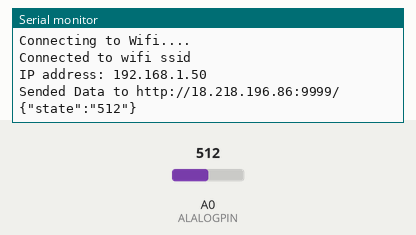
Bench run of a sketch on a simulated ESP8266 (NodeMCU). On the bench: the last lines printed to the serial monitor. The test bench sets the inputs (shaded band); at power-on: A0 (ALALOGPIN) = 512. WiFi joins after 1.5 s; servers stay silent unless stated; uploads are accepted with an empty reply.

Above: at 3.2 s.
3.3 s: A0 (ALALOGPIN) set to 716
At 8.7 s:
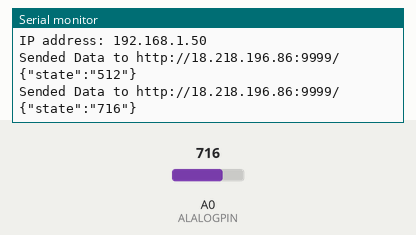
9.1 s: A0 (ALALOGPIN) set to 900
At 13.8 s:
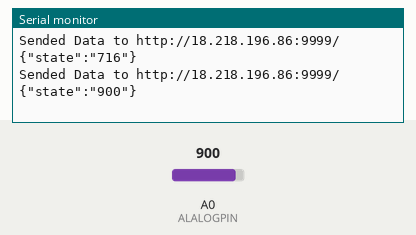
Timing chart, 0 to 15.3 s (numbered marks = the images above; inputs shaded):
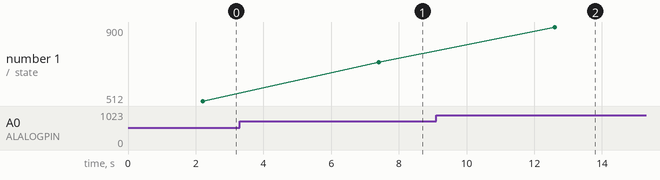

Measured:
- after the input at 3.3 s, the serial monitor: prints a new line after 4.1 s (image 1)
- after the input at 9.1 s, the serial monitor: prints a new line after 3.5 s (image 2)
- plotted number 1: 512 → 716 after the input at 3.3 s, 716 → 900 after the input at 9.1 s

The sketch:

Machine.ino
```cpp
#include <ESP8266WiFi.h>
#include <WiFiClient.h>
#include <ESP8266WebServer.h>
#include <ESP8266mDNS.h>
#include <ESP8266HTTPClient.h>

#define FREQUENCY 5000 // send post frequency 1=1ms
#define ALALOGPIN A0 // MQ-7 Sensor

const char* SSID = "wifi ssid"; // input your wifi ssid
const char* PASSWORD = "wifi password"; // input your password

const String URL = "http://18.218.196.86:9999/"; // input your server address


ESP8266WebServer server(80);

void pingCheck(){
  server.send(200,"text/plain","im on!!!");
}

void setup(void){
  Serial.begin(115200);
  WiFi.mode(WIFI_STA);
  WiFi.begin(SSID, PASSWORD);
  Serial.println("");

  // Wait for connection
  while (WiFi.status() != WL_CONNECTED) {
    delay(1000);
    Serial.print("Connecting to Wifi....\n");
  }

  //Connection success
  Serial.println("");
  Serial.print("Connected to ");
  Serial.println(SSID);
  Serial.print("IP address: ");
  Serial.println(WiFi.localIP());

  server.on("/",pingCheck);
  server.begin();
}

void loop(void){
  int Sensor = analogRead(A0); // Read sensor value

  //Send data
  HTTPClient http;
  http.begin(URL);
  http.addHeader("Content-Type", "application/json");
  String data = String ("{\"state\":\"")+String(Sensor)+String("\"}");   // input your data
  int httpCode = http.POST(data);
  http.end();


  if (httpCode == 200){
    Serial.print("Sended Data to ");
    Serial.print(URL);
    Serial.print(" ");
    Serial.println(data);
  }
  else{
    Serial.println("Failed to send");
  }
  delay(FREQUENCY);
  server.handleClient();
}
```
